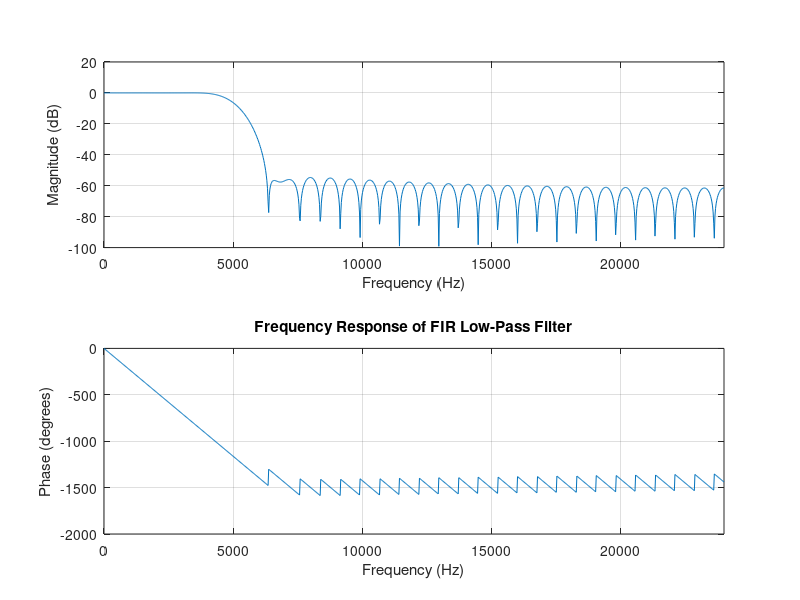
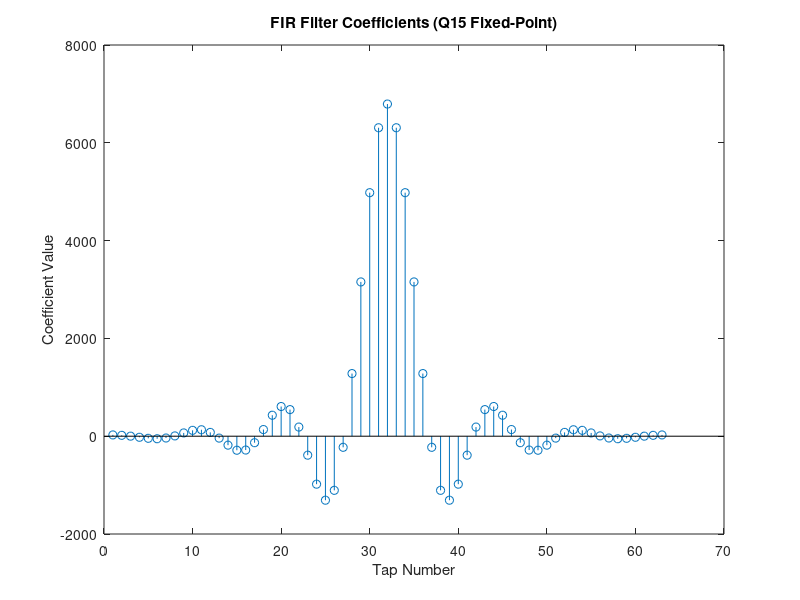

These charts were generated, in order, by the following MATLAB code:
% FIR Low-Pass Filter Design for FPGA

clear; clc;

% -------------------- FILTER SPECS --------------------
Fs = 48000;     % Sampling frequency (Hz) - Adjust as needed
Fc = 5000;      % Cutoff frequency (Hz) - Adjust as needed
N = 63;         % Filter order (Higher = sharper roll-off, more resources)

% -------------------- DESIGN THE FILTER --------------------
b = fir1(N-1, Fc/(Fs/2), 'low', hamming(N)); % Hamming window for smooth response

% Scale Coefficients for Fixed-Point Representation (Q15 Format)
b_fixed = round(b * 32768); % Scale to Q15 (-32768 to +32767)

% -------------------- DISPLAY RESULTS --------------------
disp('Filter Coefficients (Q15 Fixed-Point):');
disp(b_fixed);

% -------------------- EXPORT COEFFICIENTS FOR VHDL --------------------
fid = fopen('filter_coefficients.txt', 'w');
fprintf(fid, '%d\n', b_fixed);
fclose(fid);

% -------------------- PLOT THE FILTER RESPONSE --------------------
figure;
freqz(b,1,1024,Fs);
title('Frequency Response of FIR Low-Pass Filter');

figure;
stem(b_fixed);
title('FIR Filter Coefficients (Q15 Fixed-Point)');
xlabel('Tap Number');
ylabel('Coefficient Value');

%%
% Convert coefficients to VHDL format
fid = fopen('filter_rom.vhd', 'w');
fprintf(fid, 'type coeff_array is array (0 to %d) of integer;\n', N-1);
fprintf(fid, 'constant filter_coeff : coeff_array := (\n');

for i = 1:N
    if i == N
        fprintf(fid, '    %d);\n', b_fixed(i));
    else
        fprintf(fid, '    %d,\n', b_fixed(i));
    end
end

fclose(fid);
disp('VHDL coefficient file generated: filter_rom.vhd');